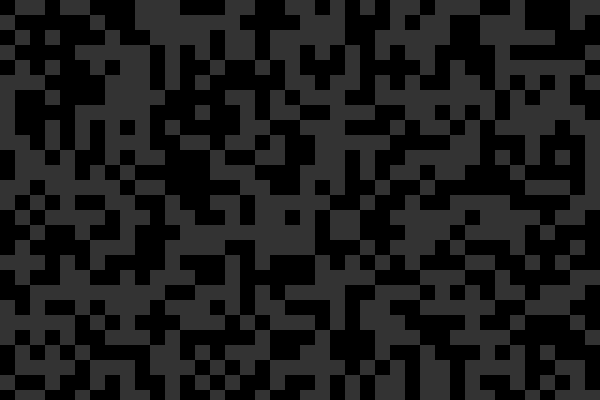
Frame 1 (no input)
Frame 60 (no input): identical to frame 1, image omitted
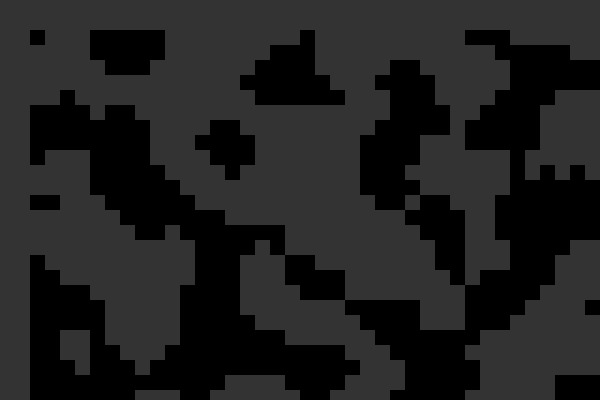
Frame 120 (the mouse pressed at the canvas centre since frame 60)

The p5.js sketch that drew these frames (run headless with seeded random() and noise() and a simulated clock; from frame 60 on, the mouse is pressed at the canvas centre):

// p5.js sketch
// ── sketch.js
var ca;

function setup() {
  createCanvas(600, 400);
  background(51);
  ca = new CA();
  
  ca.init();
}

function draw(){
  ca.display();
}

function mousePressed(){
  ca.init(2);
}
// ── CA.js
function CA() {
  // varables 
  this.shapeSize = 15;
  this.width = 600/this.shapeSize;
  this.height = 450;
  
  this.cell = new Array(this.height);
  for(var i = 0; i < this.height; i++){
    this.cell[i] = new Array(this.width);
  }
  
  // randomly fill the map with 0 or 1
  this.randomize = function(){
    // randomly fill in the arrays 
    for(var x = 0; x < this.height; x++){
      for(var y = 0; y < this.width; y++){
        this.cell[x][y] = Math.round(random(1));
      }
    }
  }
  
  // run the CA rule
  this.generate = function(){
    // create a new empty array 
    var newCell  = new Array(this.height);
    for(var i = 0; i < this.height; i++){
      newCell[i] = new Array(this.width);
    }
    
    // wall rules
    for(var x = 1; x < this.height-1; x++){
    for(var y = 1; y < this.width-1; y++){
      var neighboredWalls = this.countWalls(this.cell, x, y);
      if(this.cell[x][y] == 1){
        if(neighboredWalls >= 4) {newCell[x][y] = 1;}
        else {newCell[x][y] = 0;}
      } else {
        if(neighboredWalls >= 5) {newCell[x][y] = 1;}
        else {newCell[x][y] = 0;}
      }
    }
  }
  
  var temp = this.cell
  this.cell = newCell;
  newCell = temp;
  
  }
  
  // count neighborhood
  this.countWalls = function(cell, x, y){
    var neighbors = 0;
  
    for(var i = -1; i < 2; i++){
      for(var j = -1; j < 2; j++){
        neighbors += cell[x + i][y + j];
      }
    }
    
    neighbors -= cell[x][y];
    
    return neighbors;
  }
  
  this.display = function() {
    // draw map 
    for(var x = 0; x < this.height; x++){
      for(var y = 0; y < this.width; y++){
        if(this.cell[x][y] == 1) fill(0);
        else                fill(51);
        noStroke();
        rect(x * this.shapeSize, y * this.shapeSize, this.shapeSize, this.shapeSize);
      }
    }
  }
  
  this.init = function(){
    this.randomize();
    this.generate();
  }
  
  this.init = function(generation){
    this.randomize();
    for(var i = 0; i <generation; i++){
      this.generate();
    }
  }
}
